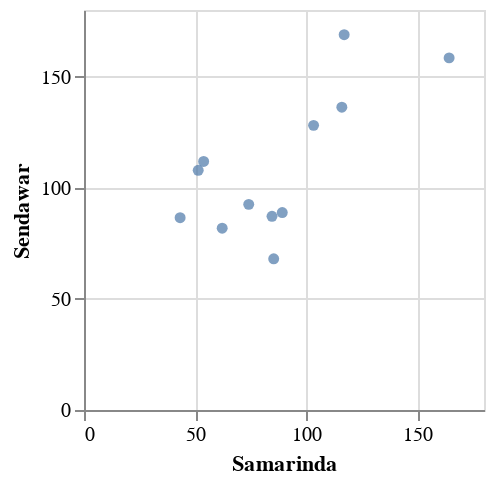

Source (notebook cell):
### Code cell
df_convert|>
@vlplot(
    :circle,
    x=:Samarinda,
    y=:Sendawar, 
    width=200,
    height=200
)

### Figure 1 — Vega-Lite specification as saved in the notebook (floating-point values rounded to 4 significant figures)
{"data": {"values": [{"Balikpapan": 124.4, "Banjarmasin": 218.2, "Barabai": 148.5, "Ketapang": 77.01, "Kota Baru": 89.18, "Malinau": 141.4, "Palangkaraya": 173.9, "Pangkalanbun": 82.5, "Pontianak": 56.37, "Purukcahu": 124.6, "Samarinda": 117.1, "Sendawar": 168.9, "Sintang": 96.21, "Tanjungselor": 74.72, "Tarakan": 75.82}, {"Balikpapan": 56.08, "Banjarmasin": 145.3, "Barabai": 91.04, "Ketapang": 87.13, "Kota Baru": 42.78, "Malinau": 75.36, "Palangkaraya": 160.5, "Pangkalanbun": 86.47, "Pontianak": 69.83, "Purukcahu": 116.7, "Samarinda": 51.39, "Sendawar": 107.9, "Sintang": 108.9, "Tanjungselor": 47.76, "Tarakan": 49.62}, {"Balikpapan": 44.55, "Banjarmasin": 63.04, "Barabai": 56.56, "Ketapang": 93.08, "Kota Baru": 31.5, "Malinau": 87.94, "Palangkaraya": 123.1, "Pangkalanbun": 78.68, "Pontianak": 73.43, "Purukcahu": 121.1, "Samarinda": 43.26, "Sendawar": 86.55, "Sintang": 116.9, "Tanjungselor": 69.05, "Tarakan": 81.16}, {"Balikpapan": 51.52, "Banjarmasin": 59.36, "Barabai": 55.52, "Ketapang": 133.0, "Kota Baru": 33.86, "Malinau": 123.8, "Palangkaraya": 172.3, "Pangkalanbun": 116.2, "Pontianak": 98.48, "Purukcahu": 136.1, "Samarinda": 53.84, "Sendawar": 111.8, "Sintang": 146.5, "Tanjungselor": 78.37, "Tarakan": 85.83}, {"Balikpapan": 63.05, "Banjarmasin": 56.37, "Barabai": 64.87, "Ketapang": 70.4, "Kota Baru": 51.03, "Malinau": 143.6, "Palangkaraya": 101.5, "Pangkalanbun": 87.96, "Pontianak": 62.67, "Purukcahu": 97.19, "Samarinda": 62.18, "Sendawar": 81.8, "Sintang": 108.7, "Tanjungselor": 69.6, "Tarakan": 87.16}, {"Balikpapan": 82.48, "Banjarmasin": 41.05, "Barabai": 78.56, "Ketapang": 40.42, "Kota Baru": 63.87, "Malinau": 122.9, "Palangkaraya": 70.03, "Pangkalanbun": 45.92, "Pontianak": 45.13, "Purukcahu": 83.8, "Samarinda": 84.6, "Sendawar": 87.19, "Sintang": 88.28, "Tanjungselor": 56.25, "Tarakan": 64.44}, {"Balikpapan": 78.4, "Banjarmasin": 54.62, "Barabai": 75.22, "Ketapang": 42.8, "Kota Baru": 65.29, "Malinau": 132.4, "Palangkaraya": 63.74, "Pangkalanbun": 57.23, "Pontianak": 37.07, "Purukcahu": 69.62, "Samarinda": 85.37, "Sendawar": 68.02, "Sintang": 82.78, "Tanjungselor": 51.82, "Tarakan": 66.04}, {"Balikpapan": 75.34, "Banjarmasin": 74.26, "Barabai": 76.07, "Ketapang": 41.37, "Kota Baru": 56.34, "Malinau": 109.3, "Palangkaraya": 99.33, "Pangkalanbun": 57.67, "Pontianak": 26.71, "Purukcahu": 86.42, "Samarinda": 74.13, "Sendawar": 92.54, "Sintang": 81.31, "Tanjungselor": 54.13, "Tarakan": 61.6}, {"Balikpapan": 83.4, "Banjarmasin": 63.42, "Barabai": 79.59, "Ketapang": 49.54, "Kota Baru": 61.49, "Malinau": 119.5, "Palangkaraya": 84.24, "Pangkalanbun": 65.63, "Pontianak": 32.12, "Purukcahu": 88.6, "Samarinda": 89.21, "Sendawar": 88.83, "Sintang": 69.02, "Tanjungselor": 63.98, "Tarakan": 71.47}, {"Balikpapan": 102.5, "Banjarmasin": 75.2, "Barabai": 102.4, "Ketapang": 93.88, "Kota Baru": 77.41, "Malinau": 128.7, "Palangkaraya": 116.5, "Pangkalanbun": 107.0, "Pontianak": 78.87, "Purukcahu": 105.7, "Samarinda": 103.3, "Sendawar": 128.1, "Sintang": 101.5, "Tanjungselor": 61.92, "Tarakan": 67.92}, {"Balikpapan": 107.5, "Banjarmasin": 83.74, "Barabai": 112.3, "Ketapang": 106.7, "Kota Baru": 83.24, "Malinau": 109.8, "Palangkaraya": 127.2, "Pangkalanbun": 129.1, "Pontianak": 77.9, "Purukcahu": 119.7, "Samarinda": 116.0, "Sendawar": 136.3, "Sintang": 127.4, "Tanjungselor": 58.85, "Tarakan": 62.89}, {"Balikpapan": 149.4, "Banjarmasin": 166.2, "Barabai": 178.5, "Ketapang": 112.3, "Kota Baru": 117.2, "Malinau": 121.0, "Palangkaraya": 152.1, "Pangkalanbun": 111.2, "Pontianak": 92.62, "Purukcahu": 144.3, "Samarinda": 164.3, "Sendawar": 158.4, "Sintang": 126.4, "Tanjungselor": 62.73, "Tarakan": 65.06}]}, "encoding": {"x": {"field": "Samarinda", "type": "quantitative"}, "y": {"field": "Sendawar", "type": "quantitative"}}, "height": 200, "mark": "circle", "width": 200}
